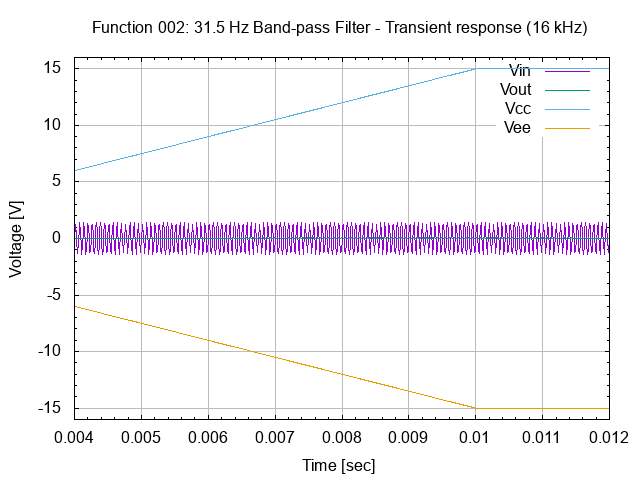

gnuplot code for this plot:
# setup terminal
set term png

# setup graph
set output "26.002.00.01.02.06.png"
set title "Function 002: 31.5 Hz Band-pass Filter - Transient response (16 kHz)"

# setup Y-axis
set yrange [-16:16]
set grid ytics lt 1 lw 1 lc rgb "#bbbbbb"
set mytics
set ylabel "Voltage [V]"

# setup X-axis
set grid xtics lt 1 lw 1 lc rgb "#bbbbbb"
set mxtics
set xrange [0.004:0.012]
set xlabel "Time [sec]"

# setup plot style
set style data lines
plot '26.002.00.01.02.dat' using 1:2 title "Vin", \
     '26.002.00.01.02.dat' using 1:3 title "Vout", \
     '26.002.00.01.02.dat' using 1:4 title "Vcc", \
     '26.002.00.01.02.dat' using 1:5 title "Vee"

# set output back to default
set output

# reset terminal type
set terminal pop
